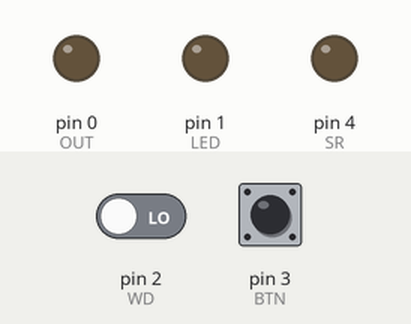
Simulated run of this sketch. Board: Arduino Uno, built with avr-gcc and run on an emulated ATmega328P. On the bench: output pins drawn as LEDs (lit = HIGH). Dashed ring = blinking. The test bench sets the inputs (shaded band); at power-on: pin 3 (BTN) HIGH, pin 2 (WD) LOW.

Above: at 2.0 s.
2.1 s: pin 3 (BTN) pulled LOW for 0.15 s
At 2.24 s:
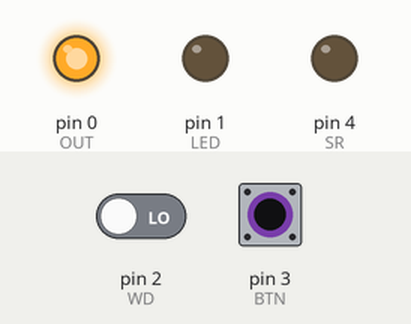
At 2.7 s:
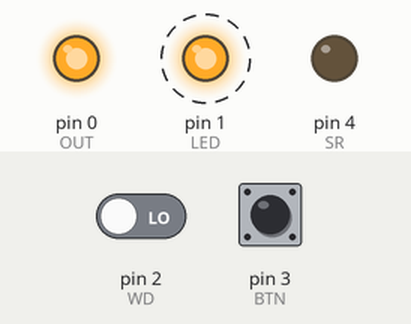
5.1 s: pin 2 (WD) driven HIGH
At 5.8 s:
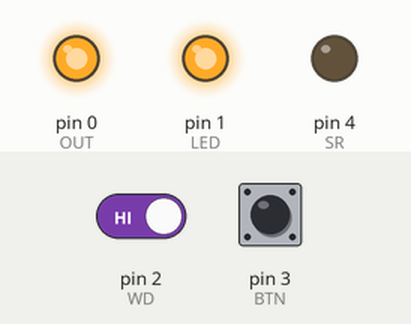
8.1 s: pin 2 (WD) driven LOW
Timing chart, 0 to 17.1 s (numbered marks = the images above; inputs shaded):
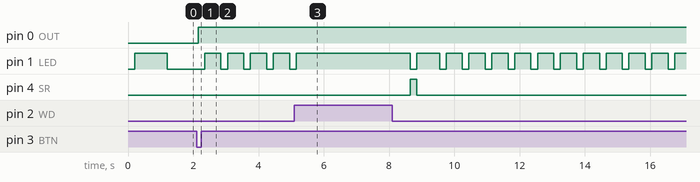

Measured:
- after the input at 2.1 s, pin 0 (OUT): LOW → HIGH after 0.05 s; pin 1 (LED): alternates HIGH for 0.50 s and LOW for 0.20 s, starting after 0.25 s
- after the input at 5.1 s, pin 1 (LED): goes on until 5.1 s, then stays HIGH

The sketch:

powermypi_uno_rev3.ino
```cpp
//POWERMYPI-UNO
//THINKEDINTHESEA
//
//rev19102020
//
#include <ButtonDebounce.h>
//
const int OUT = 0;
const int LED = 1;
const int WD = 2;
const int BTN = 3;
const int SR = 4;
ButtonDebounce button(BTN, 50);
//wait watchdog from rpi 1=700ms
int watchdogTime = 40;
//counter for time
int timeCounter = 0;
//HIGH = no WD received
int wdReceived = 0;
//
int reBoot = 0;
//
void setup() {
  pinMode (OUT, OUTPUT);
  pinMode (LED, OUTPUT);
  pinMode (SR, OUTPUT);
  pinMode (WD, INPUT);
  //
  digitalWrite(OUT, LOW);
  digitalWrite(LED, LOW);
  digitalWrite(SR, LOW);
}

void loop() {
  timeCounter = 0;
  //digitalWrite(SR, LOW);
  if (wdReceived == 0) {
    startUp();
  }
  else {
    wdReceived = 0;
    digitalWrite(SR, LOW);
  }
  button.update();
  if (reBoot == 0) {
    while (button.state() == HIGH) {
      button.update();
    }
    digitalWrite(OUT, HIGH);
  }
  else {
    reBoot = 0;
  }
  checkWatchdog();
  if (wdReceived != 1) {
    digitalWrite(LED, HIGH);
    button.update();
    while (button.state() == HIGH) {
      button.update();
    }
    delay(3000);
    button.update();
    if (button.state() == LOW) {
      digitalWrite(SR, HIGH);
      digitalWrite(LED, LOW);
      while (digitalRead(WD) == HIGH) {
      }
      delay(10000);
      digitalWrite(OUT, LOW);
      wdReceived = 1;
    }
    else {
      digitalWrite(SR, HIGH);
      digitalWrite(LED, LOW);
      delay(200);
      digitalWrite(SR, LOW);
      digitalWrite(LED, HIGH);
      while (digitalRead(WD) == HIGH) {
      }
      reBoot = 1;
      wdReceived = 1;
    }
  }
}
void startUp() {
  delay(200);
  digitalWrite(LED, HIGH);
  delay(1000);
  digitalWrite(LED, LOW);
}
void checkWatchdog() {
  while (digitalRead(WD) == LOW) {
    delay(200);
    digitalWrite(LED, HIGH);
    delay(500);
    digitalWrite(LED, LOW);
    timeCounter++;
    if (timeCounter > watchdogTime) {
      digitalWrite(OUT, HIGH);
      digitalWrite(LED, LOW);
      wdReceived = 1;
      break;
    }
  }
}
```
